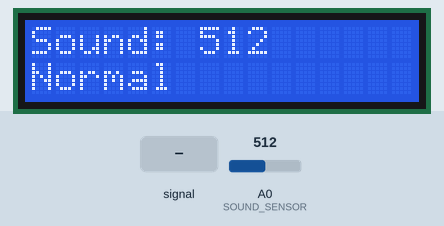
The sketch below on a simulated Arduino Uno, built with avr-gcc and run on an emulated ATmega328P. Parts: 16×2 character LCD. The inputs (shaded band) are chosen by the test bench; at power-on: A0 (SOUND_SENSOR) = 512. What the sketch prints to the serial monitor is not drawn.

Above: at 3.2 s.
3.3 s: A0 (SOUND_SENSOR) fed a 1000 Hz sine of ±255 counts around its level
At 5.0 s:
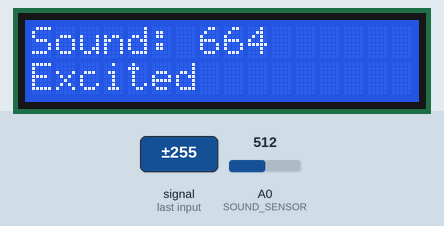
6.3 s: A0 (SOUND_SENSOR) set to 610
At 7.7 s:
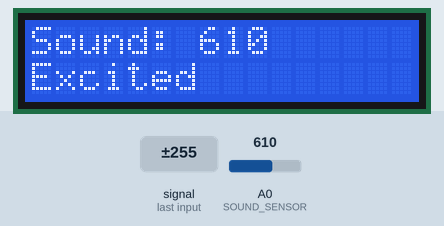
8.1 s: A0 (SOUND_SENSOR) fed a 200 Hz sine of ±81 counts around its level
At 8.5 s:
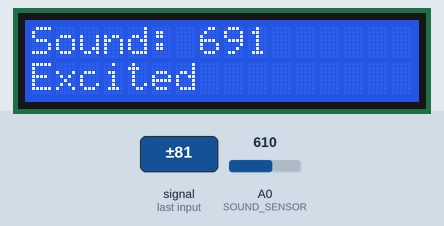
10.1 s: A0 (SOUND_SENSOR) set to 317
At 10.5 s:
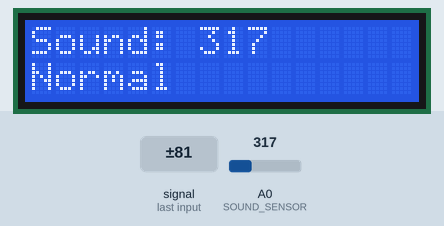
13.1 s: A0 (SOUND_SENSOR) set to 291
At 13.9 s:
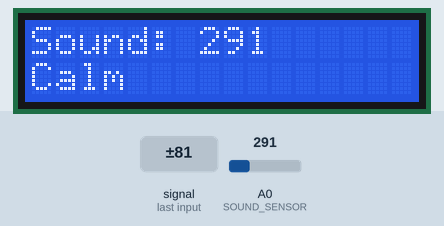
Timing chart, 0 to 15.6 s (numbered marks = the images above; inputs shaded):
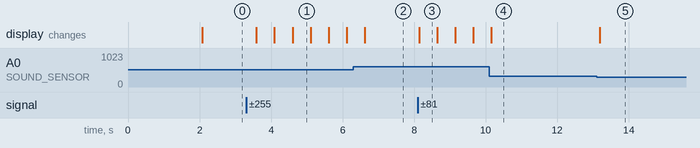

The sketch:

emotion_detection.ino
```cpp
#include <LiquidCrystal.h>

#define SOUND_SENSOR A0

LiquidCrystal lcd(12, 11, 5, 4, 3, 2);

void setup() {
  Serial.begin(9600);
  lcd.begin(16, 2);
  lcd.clear();

  lcd.setCursor(0, 0);
  lcd.print("Emotion");
  lcd.setCursor(0, 1);
  lcd.print("Detection");

  delay(2000);
  lcd.clear();
}

void loop() {
  int soundValue = analogRead(SOUND_SENSOR);

  Serial.print("Sound Level: ");
  Serial.println(soundValue);

  lcd.clear();
  lcd.setCursor(0, 0);
  lcd.print("Sound: ");
  lcd.print(soundValue);

  lcd.setCursor(0, 1);

  if (soundValue < 300) {
    lcd.print("Calm");
  }
  else if (soundValue < 600) {
    lcd.print("Normal");
  }
  else {
    lcd.print("Excited");
  }

  delay(500);
}
```

Measured:
- the behaviour switches between 300 and 299 on A0 (SOUND_SENSOR) (found by bisection; images 4 and 5)
- after the input at 3.3 s, the display: first changes after 0.29 s (image 1 shows a later state)
- after the input at 6.3 s, the display: changes after 0.32 s (image 2)
- after the input at 8.1 s, the display: changes at once (image 3)
- after the input at 13.1 s, the display: changes after 0.09 s (image 5)
- what the display in image 1 shows lasts 0.5 s, from 4.6 s to 5.1 s
